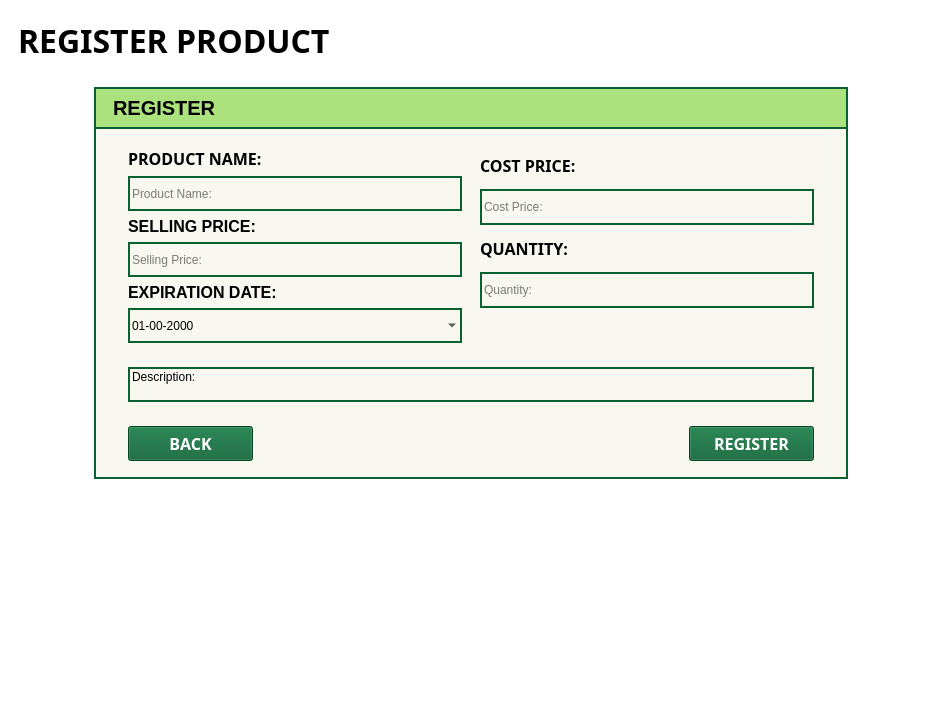
<?xml version="1.0" encoding="UTF-8"?>
<ui version="4.0">
 <class>MainWindow</class>
 <widget class="QMainWindow" name="MainWindow">
  <property name="geometry">
   <rect>
    <x>0</x>
    <y>0</y>
    <width>941</width>
    <height>701</height>
   </rect>
  </property>
  <property name="windowTitle">
   <string>MainWindow</string>
  </property>
  <widget class="QWidget" name="centralwidget">
   <property name="styleSheet">
    <string notr="true">#centralwidget{background-color: rgb(255, 255, 255);}</string>
   </property>
   <layout class="QVBoxLayout" name="verticalLayout_7">
    <item>
     <widget class="QWidget" name="widget_9" native="true">
      <layout class="QVBoxLayout" name="verticalLayout_6">
       <item>
        <widget class="QLabel" name="label_2">
         <property name="font">
          <font>
           <family>DM Sans</family>
           <pointsize>24</pointsize>
           <italic>false</italic>
           <bold>true</bold>
          </font>
         </property>
         <property name="text">
          <string>REGISTER PRODUCT</string>
         </property>
        </widget>
       </item>
      </layout>
     </widget>
    </item>
    <item>
     <widget class="QWidget" name="widget_10" native="true">
      <layout class="QHBoxLayout" name="horizontalLayout_4">
       <item>
        <spacer name="horizontalSpacer_2">
         <property name="orientation">
          <enum>Qt::Horizontal</enum>
         </property>
         <property name="sizeHint" stdset="0">
          <size>
           <width>40</width>
           <height>20</height>
          </size>
         </property>
        </spacer>
       </item>
       <item>
        <widget class="QWidget" name="widget" native="true">
         <property name="styleSheet">
          <string notr="true">#widget{
background-color: #F8F8F0;
border: 2px solid #096033;
}
.QComboBox
{
border : 2px solid #096033;
background-color:rgba(0,0,0,0);
}
.QLineEdit{
border : 2px solid #096033;
background-color:rgba(0,0,0,0);
}
.QDateEdit{
border: 2px solid #096033;
background-color:rgba(0,0,0,0);
}
.QPushButton{
background-color: #096033;
color: white;
}</string>
         </property>
         <layout class="QVBoxLayout" name="verticalLayout_3">
          <property name="spacing">
           <number>0</number>
          </property>
          <property name="leftMargin">
           <number>0</number>
          </property>
          <property name="topMargin">
           <number>0</number>
          </property>
          <property name="rightMargin">
           <number>0</number>
          </property>
          <property name="bottomMargin">
           <number>0</number>
          </property>
          <item>
           <widget class="QWidget" name="widget_2" native="true">
            <property name="sizePolicy">
             <sizepolicy hsizetype="Preferred" vsizetype="Fixed">
              <horstretch>0</horstretch>
              <verstretch>0</verstretch>
             </sizepolicy>
            </property>
            <property name="styleSheet">
             <string notr="true">#widget_2{
background-color: #ABE27D;
border: 2px solid #096033;
}</string>
            </property>
            <layout class="QVBoxLayout" name="verticalLayout_4">
             <item>
              <widget class="QLabel" name="label">
               <property name="sizePolicy">
                <sizepolicy hsizetype="Preferred" vsizetype="Preferred">
                 <horstretch>0</horstretch>
                 <verstretch>0</verstretch>
                </sizepolicy>
               </property>
               <property name="font">
                <font>
                 <pointsize>15</pointsize>
                 <bold>true</bold>
                </font>
               </property>
               <property name="styleSheet">
                <string notr="true">background-color:rgba(0,0,0,0);</string>
               </property>
               <property name="text">
                <string>REGISTER</string>
               </property>
               <property name="indent">
                <number>10</number>
               </property>
              </widget>
             </item>
            </layout>
           </widget>
          </item>
          <item>
           <widget class="QWidget" name="widget_8" native="true">
            <layout class="QVBoxLayout" name="verticalLayout_5">
             <property name="leftMargin">
              <number>25</number>
             </property>
             <property name="rightMargin">
              <number>25</number>
             </property>
             <item>
              <widget class="QWidget" name="widget_7" native="true">
               <layout class="QHBoxLayout" name="horizontalLayout_2">
                <property name="spacing">
                 <number>0</number>
                </property>
                <property name="leftMargin">
                 <number>0</number>
                </property>
                <property name="topMargin">
                 <number>0</number>
                </property>
                <property name="rightMargin">
                 <number>0</number>
                </property>
                <property name="bottomMargin">
                 <number>0</number>
                </property>
                <item>
                 <widget class="QWidget" name="widget_4" native="true">
                  <property name="styleSheet">
                   <string notr="true">.QComboBox
{
border : 2px solid #096033;
}
.QLineEdit{
border : 2px solid #096033;
}
.QDateEdit{
border: 2px solid #096033;
}</string>
                  </property>
                  <layout class="QVBoxLayout" name="verticalLayout_2">
                   <item>
                    <widget class="QLabel" name="label_3">
                     <property name="font">
                      <font>
                       <family>DM Sans</family>
                       <pointsize>12</pointsize>
                       <bold>true</bold>
                      </font>
                     </property>
                     <property name="text">
                      <string>PRODUCT NAME:</string>
                     </property>
                    </widget>
                   </item>
                   <item>
                    <widget class="QLineEdit" name="lineEdit_3">
                     <property name="sizePolicy">
                      <sizepolicy hsizetype="MinimumExpanding" vsizetype="Minimum">
                       <horstretch>0</horstretch>
                       <verstretch>0</verstretch>
                      </sizepolicy>
                     </property>
                     <property name="minimumSize">
                      <size>
                       <width>25</width>
                       <height>35</height>
                      </size>
                     </property>
                     <property name="text">
                      <string/>
                     </property>
                     <property name="placeholderText">
                      <string>Product Name:</string>
                     </property>
                    </widget>
                   </item>
                   <item>
                    <widget class="QLabel" name="label_4">
                     <property name="font">
                      <font>
                       <pointsize>12</pointsize>
                       <bold>true</bold>
                      </font>
                     </property>
                     <property name="text">
                      <string>SELLING PRICE:</string>
                     </property>
                    </widget>
                   </item>
                   <item>
                    <widget class="QLineEdit" name="lineEdit_4">
                     <property name="sizePolicy">
                      <sizepolicy hsizetype="MinimumExpanding" vsizetype="Fixed">
                       <horstretch>0</horstretch>
                       <verstretch>0</verstretch>
                      </sizepolicy>
                     </property>
                     <property name="minimumSize">
                      <size>
                       <width>25</width>
                       <height>35</height>
                      </size>
                     </property>
                     <property name="text">
                      <string/>
                     </property>
                     <property name="placeholderText">
                      <string>Selling Price:</string>
                     </property>
                    </widget>
                   </item>
                   <item>
                    <widget class="QLabel" name="label_5">
                     <property name="font">
                      <font>
                       <pointsize>12</pointsize>
                       <bold>true</bold>
                      </font>
                     </property>
                     <property name="text">
                      <string>EXPIRATION DATE:</string>
                     </property>
                    </widget>
                   </item>
                   <item>
                    <widget class="QDateEdit" name="dateEdit_2">
                     <property name="sizePolicy">
                      <sizepolicy hsizetype="MinimumExpanding" vsizetype="Minimum">
                       <horstretch>0</horstretch>
                       <verstretch>0</verstretch>
                      </sizepolicy>
                     </property>
                     <property name="minimumSize">
                      <size>
                       <width>25</width>
                       <height>35</height>
                      </size>
                     </property>
                     <property name="buttonSymbols">
                      <enum>QAbstractSpinBox::NoButtons</enum>
                     </property>
                     <property name="specialValueText">
                      <string/>
                     </property>
                     <property name="displayFormat">
                      <string>dd-mm-yyyy</string>
                     </property>
                     <property name="calendarPopup">
                      <bool>true</bool>
                     </property>
                    </widget>
                   </item>
                  </layout>
                 </widget>
                </item>
                <item>
                 <widget class="QWidget" name="widget_3" native="true">
                  <property name="styleSheet">
                   <string notr="true">.QComboBox
{
border : 2px solid #096033;
}
.QLineEdit{
border : 2px solid #096033;
}</string>
                  </property>
                  <layout class="QVBoxLayout" name="verticalLayout">
                   <item>
                    <widget class="QLabel" name="label_7">
                     <property name="font">
                      <font>
                       <family>DM Sans</family>
                       <pointsize>12</pointsize>
                       <bold>true</bold>
                      </font>
                     </property>
                     <property name="text">
                      <string>COST PRICE:</string>
                     </property>
                    </widget>
                   </item>
                   <item>
                    <widget class="QLineEdit" name="lineEdit_2">
                     <property name="sizePolicy">
                      <sizepolicy hsizetype="MinimumExpanding" vsizetype="Minimum">
                       <horstretch>0</horstretch>
                       <verstretch>0</verstretch>
                      </sizepolicy>
                     </property>
                     <property name="minimumSize">
                      <size>
                       <width>25</width>
                       <height>35</height>
                      </size>
                     </property>
                     <property name="text">
                      <string/>
                     </property>
                     <property name="placeholderText">
                      <string>Cost Price:</string>
                     </property>
                    </widget>
                   </item>
                   <item>
                    <widget class="QLabel" name="label_8">
                     <property name="font">
                      <font>
                       <family>DM Sans</family>
                       <pointsize>12</pointsize>
                       <bold>true</bold>
                      </font>
                     </property>
                     <property name="text">
                      <string>QUANTITY:</string>
                     </property>
                    </widget>
                   </item>
                   <item>
                    <widget class="QLineEdit" name="lineEdit_5">
                     <property name="sizePolicy">
                      <sizepolicy hsizetype="MinimumExpanding" vsizetype="Minimum">
                       <horstretch>0</horstretch>
                       <verstretch>0</verstretch>
                      </sizepolicy>
                     </property>
                     <property name="minimumSize">
                      <size>
                       <width>25</width>
                       <height>35</height>
                      </size>
                     </property>
                     <property name="text">
                      <string/>
                     </property>
                     <property name="placeholderText">
                      <string>Quantity: </string>
                     </property>
                    </widget>
                   </item>
                   <item>
                    <spacer name="verticalSpacer">
                     <property name="orientation">
                      <enum>Qt::Vertical</enum>
                     </property>
                     <property name="sizeType">
                      <enum>QSizePolicy::Fixed</enum>
                     </property>
                     <property name="sizeHint" stdset="0">
                      <size>
                       <width>25</width>
                       <height>35</height>
                      </size>
                     </property>
                    </spacer>
                   </item>
                  </layout>
                 </widget>
                </item>
               </layout>
              </widget>
             </item>
             <item>
              <widget class="QWidget" name="widget_5" native="true">
               <layout class="QHBoxLayout" name="horizontalLayout_3">
                <item>
                 <widget class="QLineEdit" name="lineEdit_6">
                  <property name="sizePolicy">
                   <sizepolicy hsizetype="Expanding" vsizetype="MinimumExpanding">
                    <horstretch>0</horstretch>
                    <verstretch>0</verstretch>
                   </sizepolicy>
                  </property>
                  <property name="minimumSize">
                   <size>
                    <width>25</width>
                    <height>35</height>
                   </size>
                  </property>
                  <property name="text">
                   <string>Description: </string>
                  </property>
                  <property name="alignment">
                   <set>Qt::AlignLeading|Qt::AlignLeft|Qt::AlignTop</set>
                  </property>
                 </widget>
                </item>
               </layout>
              </widget>
             </item>
             <item>
              <widget class="QWidget" name="widget_6" native="true">
               <layout class="QHBoxLayout" name="horizontalLayout">
                <item>
                 <widget class="QPushButton" name="back_btn">
                  <property name="minimumSize">
                   <size>
                    <width>125</width>
                    <height>35</height>
                   </size>
                  </property>
                  <property name="font">
                   <font>
                    <family>DM Sans</family>
                    <pointsize>12</pointsize>
                    <bold>true</bold>
                   </font>
                  </property>
                  <property name="text">
                   <string>BACK</string>
                  </property>
                 </widget>
                </item>
                <item>
                 <spacer name="horizontalSpacer">
                  <property name="orientation">
                   <enum>Qt::Horizontal</enum>
                  </property>
                  <property name="sizeHint" stdset="0">
                   <size>
                    <width>430</width>
                    <height>20</height>
                   </size>
                  </property>
                 </spacer>
                </item>
                <item>
                 <widget class="QPushButton" name="reg_btn">
                  <property name="sizePolicy">
                   <sizepolicy hsizetype="Minimum" vsizetype="Fixed">
                    <horstretch>0</horstretch>
                    <verstretch>0</verstretch>
                   </sizepolicy>
                  </property>
                  <property name="minimumSize">
                   <size>
                    <width>125</width>
                    <height>35</height>
                   </size>
                  </property>
                  <property name="font">
                   <font>
                    <family>DM Sans</family>
                    <pointsize>12</pointsize>
                    <italic>false</italic>
                    <bold>true</bold>
                   </font>
                  </property>
                  <property name="text">
                   <string>REGISTER</string>
                  </property>
                 </widget>
                </item>
               </layout>
              </widget>
             </item>
            </layout>
           </widget>
          </item>
         </layout>
        </widget>
       </item>
       <item>
        <spacer name="horizontalSpacer_3">
         <property name="orientation">
          <enum>Qt::Horizontal</enum>
         </property>
         <property name="sizeHint" stdset="0">
          <size>
           <width>40</width>
           <height>20</height>
          </size>
         </property>
        </spacer>
       </item>
      </layout>
     </widget>
    </item>
    <item>
     <spacer name="verticalSpacer_2">
      <property name="orientation">
       <enum>Qt::Vertical</enum>
      </property>
      <property name="sizeHint" stdset="0">
       <size>
        <width>20</width>
        <height>40</height>
       </size>
      </property>
     </spacer>
    </item>
   </layout>
  </widget>
 </widget>
 <resources/>
 <connections/>
</ui>
